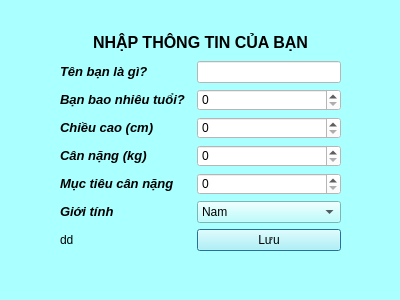
<?xml version="1.0" encoding="UTF-8"?>
<ui version="4.0">
 <class>InputDialog</class>
 <widget class="QDialog" name="InputDialog">
  <property name="geometry">
   <rect>
    <x>0</x>
    <y>0</y>
    <width>400</width>
    <height>300</height>
   </rect>
  </property>
  <property name="windowTitle">
   <string>Dialog</string>
  </property>
  <property name="styleSheet">
   <string notr="true">background-color: rgb(170, 255, 255);</string>
  </property>
  <widget class="QWidget" name="gridLayoutWidget">
   <property name="geometry">
    <rect>
     <x>60</x>
     <y>30</y>
     <width>281</width>
     <height>221</height>
    </rect>
   </property>
   <layout class="QGridLayout" name="gridLayout">
    <item row="6" column="0">
     <widget class="QLabel" name="label_6">
      <property name="styleSheet">
       <string notr="true">color: rgb(0, 0, 0);</string>
      </property>
      <property name="text">
       <string>&lt;html&gt;&lt;head/&gt;&lt;body&gt;&lt;p&gt;&lt;span style=&quot; font-size:10pt; font-weight:700; font-style:italic;&quot;&gt;Giới tính&lt;/span&gt;&lt;/p&gt;&lt;/body&gt;&lt;/html&gt;</string>
      </property>
     </widget>
    </item>
    <item row="6" column="2">
     <widget class="QComboBox" name="gendercomboBox">
      <property name="styleSheet">
       <string notr="true">color: rgb(0, 0, 0);</string>
      </property>
      <item>
       <property name="text">
        <string>Nam</string>
       </property>
      </item>
      <item>
       <property name="text">
        <string>Nữ</string>
       </property>
      </item>
     </widget>
    </item>
    <item row="5" column="0">
     <widget class="QLabel" name="label_7">
      <property name="text">
       <string>&lt;html&gt;&lt;head/&gt;&lt;body&gt;&lt;p&gt;&lt;span style=&quot; font-size:10pt; font-weight:700; font-style:italic;&quot;&gt;Mục tiêu cân nặng&lt;/span&gt;&lt;/p&gt;&lt;/body&gt;&lt;/html&gt;</string>
      </property>
     </widget>
    </item>
    <item row="4" column="2">
     <widget class="QSpinBox" name="weightspinBox">
      <property name="styleSheet">
       <string notr="true">background-color: rgb(255, 255, 255);color: rgb(0, 0, 0);</string>
      </property>
     </widget>
    </item>
    <item row="2" column="0">
     <widget class="QLabel" name="label_3">
      <property name="styleSheet">
       <string notr="true">color: rgb(0, 0, 0);</string>
      </property>
      <property name="text">
       <string>&lt;html&gt;&lt;head/&gt;&lt;body&gt;&lt;p&gt;&lt;span style=&quot; font-size:10pt; font-weight:700; font-style:italic;&quot;&gt;Bạn bao nhiêu tuổi?&lt;/span&gt;&lt;/p&gt;&lt;/body&gt;&lt;/html&gt;</string>
      </property>
     </widget>
    </item>
    <item row="7" column="2">
     <widget class="QPushButton" name="saveButton">
      <property name="styleSheet">
       <string notr="true">color: rgb(0, 0, 0);</string>
      </property>
      <property name="text">
       <string>Lưu</string>
      </property>
     </widget>
    </item>
    <item row="3" column="2">
     <widget class="QSpinBox" name="heightspinBox">
      <property name="styleSheet">
       <string notr="true">color: rgb(0, 0, 0);
background-color: rgb(255, 255, 255);
</string>
      </property>
     </widget>
    </item>
    <item row="3" column="0">
     <widget class="QLabel" name="label_4">
      <property name="styleSheet">
       <string notr="true">color: rgb(0, 0, 0);</string>
      </property>
      <property name="text">
       <string>&lt;html&gt;&lt;head/&gt;&lt;body&gt;&lt;p&gt;&lt;span style=&quot; font-size:10pt; font-weight:700; font-style:italic;&quot;&gt;Chiều cao (cm)&lt;/span&gt;&lt;/p&gt;&lt;/body&gt;&lt;/html&gt;</string>
      </property>
     </widget>
    </item>
    <item row="1" column="2">
     <widget class="QLineEdit" name="nameLineEdit">
      <property name="styleSheet">
       <string notr="true">color: rgb(0, 0, 0);
background-color: rgb(255, 255, 255);</string>
      </property>
     </widget>
    </item>
    <item row="2" column="2">
     <widget class="QSpinBox" name="agespinBox">
      <property name="styleSheet">
       <string notr="true">color: rgb(0, 0, 0);
background-color: rgb(255, 255, 255);</string>
      </property>
     </widget>
    </item>
    <item row="0" column="0" colspan="3">
     <widget class="QLabel" name="label">
      <property name="styleSheet">
       <string notr="true">color: rgb(0, 0, 0);</string>
      </property>
      <property name="text">
       <string>&lt;html&gt;&lt;head/&gt;&lt;body&gt;&lt;p align=&quot;center&quot;&gt;&lt;span style=&quot; font-size:12pt; font-weight:700;&quot;&gt;NHẬP THÔNG TIN CỦA BẠN&lt;/span&gt;&lt;/p&gt;&lt;/body&gt;&lt;/html&gt;</string>
      </property>
     </widget>
    </item>
    <item row="7" column="0">
     <widget class="QLabel" name="dbstatus">
      <property name="styleSheet">
       <string notr="true">color: rgb(0, 0, 0);</string>
      </property>
      <property name="text">
       <string>dd</string>
      </property>
     </widget>
    </item>
    <item row="1" column="0">
     <widget class="QLabel" name="label_2">
      <property name="styleSheet">
       <string notr="true">color: rgb(0, 0, 0);</string>
      </property>
      <property name="text">
       <string>&lt;html&gt;&lt;head/&gt;&lt;body&gt;&lt;p&gt;&lt;span style=&quot; font-size:10pt; font-weight:700; font-style:italic;&quot;&gt;Tên bạn là gì?&lt;/span&gt;&lt;/p&gt;&lt;/body&gt;&lt;/html&gt;</string>
      </property>
     </widget>
    </item>
    <item row="4" column="0">
     <widget class="QLabel" name="label_5">
      <property name="styleSheet">
       <string notr="true">color: rgb(0, 0, 0);</string>
      </property>
      <property name="text">
       <string>&lt;html&gt;&lt;head/&gt;&lt;body&gt;&lt;p&gt;&lt;span style=&quot; font-size:10pt; font-weight:700; font-style:italic;&quot;&gt;Cân nặng (kg)&lt;/span&gt;&lt;/p&gt;&lt;/body&gt;&lt;/html&gt;</string>
      </property>
     </widget>
    </item>
    <item row="5" column="2">
     <widget class="QSpinBox" name="goalspinBox">
      <property name="styleSheet">
       <string notr="true">background-color: rgb(255, 255, 255);</string>
      </property>
     </widget>
    </item>
   </layout>
  </widget>
 </widget>
 <resources/>
 <connections/>
</ui>
